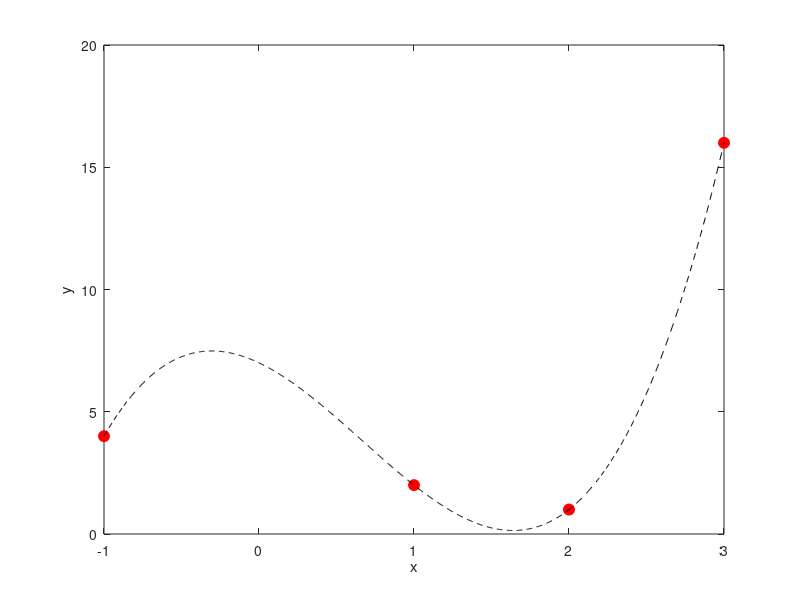

Write the MATLAB code that produced this figure.
% Polynom fitting on points 
% Use n+1 points for fitting an nth order polynom 
% All points are used and curve is on points
clearvars;
x = [-1; 1; 2; 3];
y = [4; 2; 1; 16];
A = [1 x(1) x(1)^2 x(1)^3;1 x(2) x(2)^2 x(2)^3;1 x(3) x(3)^2 x(3)^3;...
  1 x(4) x(4)^2 x(4)^3];
f = A\y

% alternative solution : use vander() for vandermont matrix creation

xfit = linspace(min(x), max(x), 1e3);
yfit = f(1)+f(2)*xfit+f(3)*xfit.^2+f(4)*xfit.^3;
figure; 
  plot(x,y, 'ro','MarkerFaceColor','r','MarkerSize',8);
  hold on;
  plot(xfit, yfit, 'k--');
  xlabel('x');
  ylabel('y');
